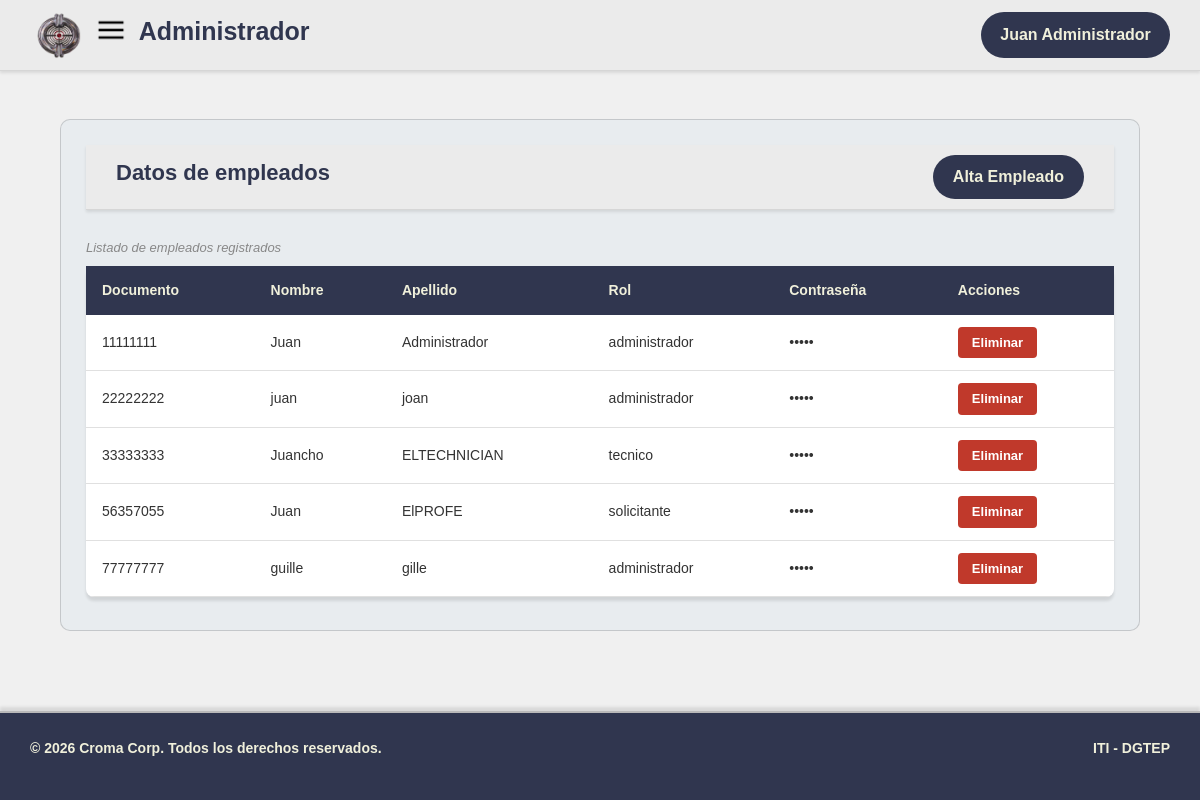
The page /Presentacion/html/admin/administrador.php (signed in) on the database as committed earlier.
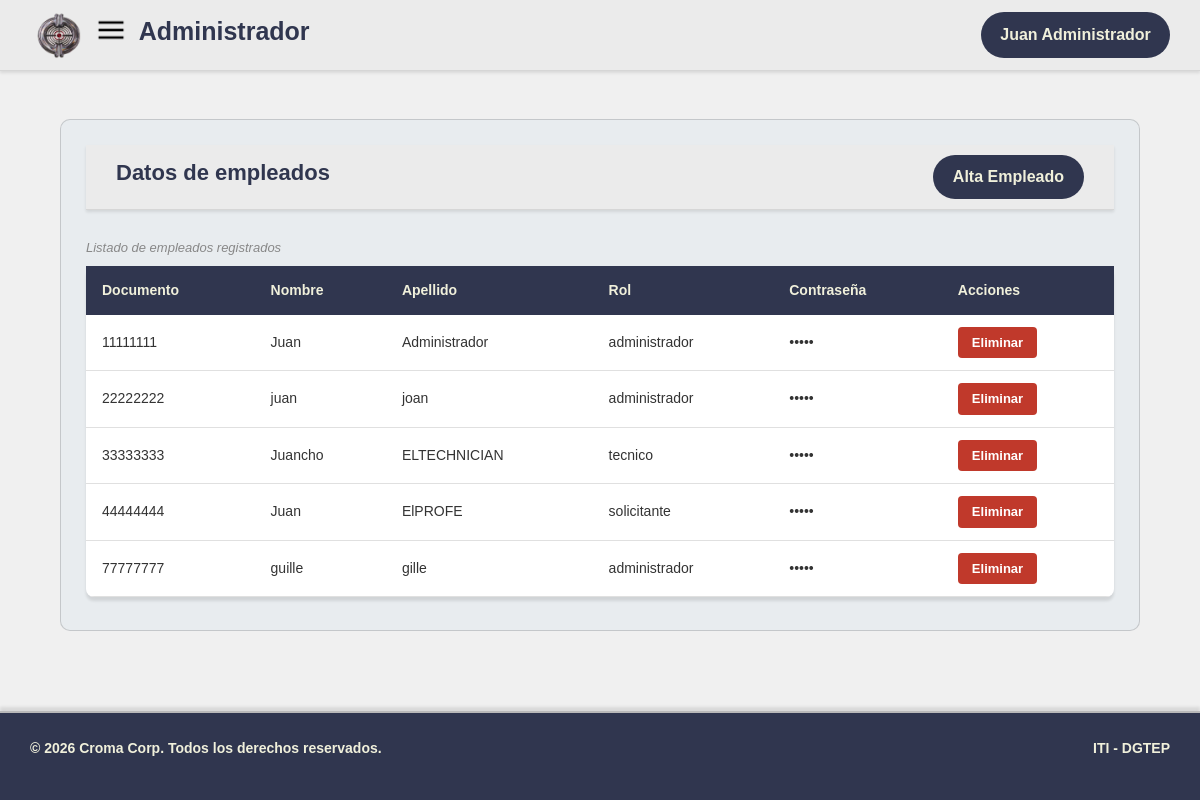
The same page on the database as committed later.
### tables this page shows
CREATE TABLE `usuario` (
  `documento` varchar(12) NOT NULL,
  `nombre` varchar(50) NOT NULL,
  `apellido` varchar(50) NOT NULL,
  `contrasena` varchar(255) NOT NULL,
  `rol` enum('solicitante','tecnico','administrador') NOT NULL
);

### Procesos/backend/permisos.php (called while the page is built, shortened)
<?php
$scriptPath = $_SERVER['SCRIPT_NAME'];
$posicion = strpos($scriptPath, '/Presentacion/');
$BASE_URL = substr($scriptPath, 0, $posicion);
$InicioPorRol = [
    "administrador"       => $BASE_URL ."/Presentacion/html/admin/index_admin.php",
    "tecnico"     => $BASE_URL ."/Presentacion/html/tecnico/index_tecnico.php",
    "solicitante" => $BASE_URL ."/Presentacion/html/usuario/index_user.php"
];
?>

### Datos/Clases/ClassUsuario.php (called while the page is built, shortened)
<?php
require __DIR__ . '/../DataBase/ConexionMYSQL/conexion.php';
class Usuario {
    public static function mostrar(){
    global $conexion;
    $sql = $conexion->query("SELECT documento, nombre, apellido, documento, rol, contrasena FROM usuario");
    $usuarios = [];
    while ($fila = $sql->fetch_assoc()) {
    $usuarios[] = $fila;
}
return $usuarios;
 }
}
?>

### Procesos/mostrarusuarios.php (called while the page is built)
<?php
require __DIR__ . '/../Datos/Clases/ClassUsuario.php';
$usuario = Usuario::mostrar();
?>

### Presentacion/html/admin/administrador.php (the view, shortened to what this page needs)
<!DOCTYPE html>
<html lang="en">
<head>
  <link rel="stylesheet" href="https://cdn.jsdelivr.net/npm/bootstrap@5.3.3/dist/css/bootstrap.min.css">
  <link rel="stylesheet" href="../../css/global.css">
  <link rel="stylesheet" href="../../css/admin.css">
</head>
<body data-modulo="administrador">
    <header>
        <h1 id="titulo">Administrador</h1>
         <?php require '../../globales/Header.php'?>
    </header>
    <main>
         <section class="seccionTablaEmpleados">
            <header class="cajaEncabezado">
                <h2>Datos de empleados</h2>
                <button type="button" class="btnOperacion" id="btnAltaEmpleado">Alta Empleado</button>
            </header>
            <table>
                <caption>Listado de empleados registrados</caption>
                <thead>
                    <tr>
                        <th>Documento</th>
                        <th>Nombre</th>
                        <th>Apellido</th>
                        <th>Rol</th>
                        <th>Contraseña</th>
                        <th>Acciones</th>
                        </thead>
                        <tbody id="cuerpoTablaEmpleados">
                        <?php
                        require "../../../Procesos/mostrarusuarios.php";
                        foreach($usuario as $claveindexado => $valorindexado){
                       echo "
                        <tr>
                        <td>{$valorindexado['documento']}</td>
                        <td>{$valorindexado['nombre']}</td>
                        <td>{$valorindexado['apellido']}</td>
                        <td>{$valorindexado['rol']}</td>
                        <td>•••••</td>
                        <td>
                        <form method='post' action='../../../Procesos/eliminarusuario.php' style='display:inline'>
                        <input type='hidden' name='documento' value='{$valorindexado['documento']}'>
                        <button class='btnEliminarEmpleado' type='submit'>Eliminar</button>
                        </form>
                        </td>
                        </tr>
                        ";
                        }
                        ?>
                </tbody>
            </table>
        </section>
    </main>
    <?php include '../../globales/Footer.php' ?>
</body>
</html>

### Presentacion/globales/Header.php (shortened to what this page needs)
<?php
    require __DIR__ . '../../../Procesos/backend/sesion.php';
?>
<a href="<?php echo $InicioPorRol[$rolSesion]; ?>">
    <img src=" <?php echo $BASE_URL ?>/Presentacion/img/removebg-preview.png" alt="Logo Croma Corp" id="logo">
</a>
<div class="dropdown">
    <img src="<?php echo $BASE_URL ?>/Presentacion/img/menu.png" alt="burguer" id="burguer" data-bs-toggle="dropdown" aria-expanded="false" style="cursor:pointer">
</div>
<?php echo construirChip($usuario); ?>

### Procesos/backend/sesion.php (shortened to what this page needs)
<?php
require_once 'permisos.php';
$scriptPath = $_SERVER['SCRIPT_NAME'];
$posicion = strpos($scriptPath, '/Presentacion/');
$BASE_URL = substr($scriptPath, 0, $posicion);
$moduloactual = basename($_SERVER['SCRIPT_NAME'], ".php");
if(!isset($_SESSION["usuarioActivo"])){
header('Location:' . $BASE_URL. '/Presentacion/index.php');
exit;
} else if (!tienepermiso($_SESSION["rol"], $moduloactual)){
header("Location: " . $InicioPorRol[$_SESSION["rol"]]);
exit;
}else {
    $rolSesion= $_SESSION["rol"];
$usuario = $_SESSION["usuarioActivo"];
}
function construirChip($usuario){
    $scriptPath = $_SERVER['SCRIPT_NAME'];
$posicion = strpos($scriptPath, '/Presentacion/');
$BASE_URL = substr($scriptPath, 0, $posicion);
$rol = $usuario["rol"];
if ($usuario["rol"] === "administrador"){
$rol = "administrador";
}
    $chip = "
   <div class='dropdown usuario-chip'>
            <button class='btn-usuario' data-bs-toggle='dropdown' aria-expanded='false'>
                " . htmlspecialchars($usuario['nombre'] . " " . $usuario['apellido']) . "
            </button>
            <ul class='dropdown-menu dropdown-menu-end'>
                <li><span class='dropdown-item-text'>" . $rol . "</span></li>
                <li><hr class='dropdown-divider'></li>
                <li><a class='dropdown-item' href='" . $BASE_URL . "/Procesos/backend/logout.php'>Cerrar sesión</a></li>
            </ul>
        </div>
        ";
        return $chip;
}
?>

### Presentacion/globales/Footer.php
<footer>
       <section class="footer-bottom">
           <p>&copy; 2026 Croma Corp. Todos los derechos reservados.</p>
           <p>ITI - DGTEP</p>
       </section>
   </footer>

### Presentacion/css/global.css (style rules this page uses)
* { margin: 0; padding: 0; box-sizing: border-box; text-decoration: none; font-family:Arial, Helvetica, sans-serif; }
html { scroll-behavior: smooth; overflow-x: hidden; }
body { font-family: 'Helvetica Neue', Helvetica, Arial, sans-serif; margin: 0; padding: 0; display: flex; flex-direction: column; min-height: 100vh; background-color: #f0f0f0; overflow-x: hidden; max-width: 100%; }
main { flex: 1; display: flex; justify-content: center; min-width: 0; }
#logo { height: 50px; width: auto; margin-right: 10px; order: 1; }
#burguer { height: 40px; transition: 0.5s; padding-bottom: 10px; }
.dropdown { order: 2; }
#titulo { text-align: left; order: 3; }
header { display: grid; grid-template-columns: auto auto auto 1fr; align-items: center; border-bottom: 1px solid #d6d6d6; background-color: #ebebeb; box-shadow: 0 2px 3px rgba(0, 0, 0, 0.1); padding: 10px 30px; }
header h1 { font-size: 25px; color: #30364F; font-weight: bold; margin-left: 0.5em; }
.usuario-chip { justify-self: end; order: 4; }
.btn-usuario { min-width: 100px; white-space: nowrap; color: #F0F0DB; font-weight: bold; background-color: #30364F; padding: 0.7em 1.2em; border: none; border-radius: 49px; cursor: pointer; transition: 0.5s; }
footer { height: auto; width: 100%; border: 1px; margin-top: 2em; background-color: #30364F; color: #F0F0DB; padding: 10px 30px 25px; font-weight: bold; font-family: 'Arial', sans-serif; border-top: 2px solid #b9b9b9; box-shadow: 0px -4px 3px rgba(0, 0, 0, 0.1); }
.footer-bottom { display: flex; align-items: center; font-size: 14px; padding-top: 15px; justify-content: space-between; }

### Presentacion/css/admin.css (style rules this page uses)
.seccionTablaEmpleados { background-color: #e8ecef; border-radius: 10px; border: 1px solid rgba(0, 0, 0, 0.158); padding: 25px; margin: 3em; transition: 0.5s; width: 90%; }
.cajaEncabezado { display: flex; justify-content: space-between; align-items: center; margin-bottom: 20px; }
.cajaEncabezado h2 { font-size: 22px; color: #30364F; font-weight: bold; }
.btnOperacion { background-color: #30364F; color: #F0F0DB; border: none; padding: 10px 20px; border-radius: 25px; font-size: 16px; font-weight: bold; cursor: pointer; transition: 0.5s; }
table { width: 100%; border-collapse: collapse; background-color: white; border-radius: 8px; overflow: hidden; box-shadow: 0px 4px 3px rgba(0, 0, 0, 0.1); }
table caption { caption-side: top; padding: 8px 0; font-size: 13px; color: #888; font-style: italic; }
thead { background-color: #30364F; color: #F0F0DB; }
thead th { padding: 14px 16px; text-align: left; font-weight: bold; font-size: 14px; }
tbody tr { border-bottom: 1px solid #e0e0e0; transition: 0.3s; }
tbody td { padding: 12px 16px; font-size: 14px; color: #333; }
.btnEliminarEmpleado { background-color: #c0392b; color: white; border: none; padding: 6px 14px; border-radius: 4px; font-size: 13px; font-weight: bold; cursor: pointer; transition: 0.3s; }

Rows that differ between the two databases and show on the page:
removed usuario: documento "56357055", nombre "Juan", apellido "ElPROFE", rol "solicitante"
added usuario: documento "44444444", nombre "Juan", apellido "ElPROFE", rol "solicitante"
